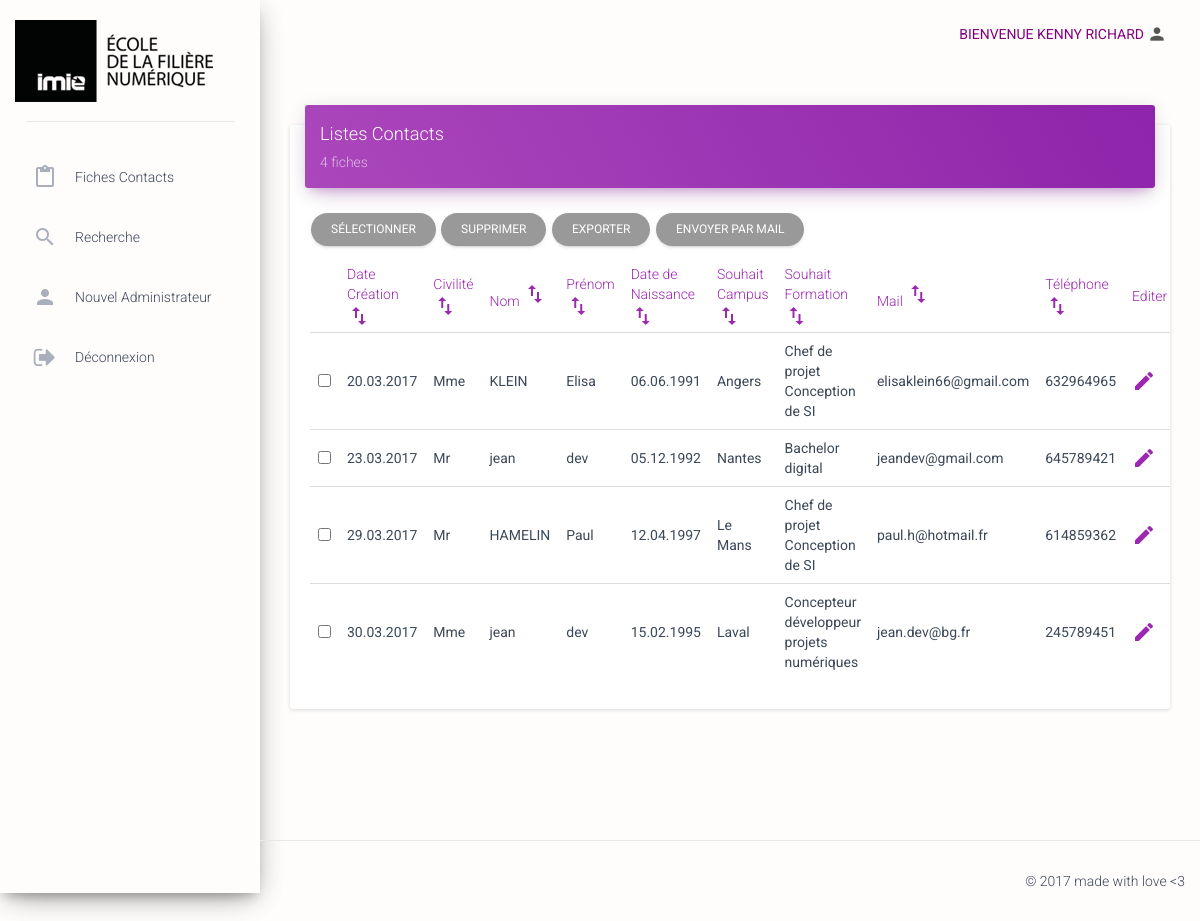
Screenshot of /admin/dashboard.php (signed in) with the database file from the repository.
### tables this page shows
CREATE TABLE IF NOT EXISTS `fiche_contact` (
  `id` int(11) NOT NULL,
  `civilite` int(2) NOT NULL,
  `nom` varchar(25) NOT NULL,
  `prenom` varchar(25) NOT NULL,
  `date_naissance` date NOT NULL,
  `tel` int(11) NOT NULL,
  `email` varchar(50) NOT NULL,
  `formation` varchar(25) DEFAULT NULL,
  `diplome_obtenu` varchar(25) NOT NULL,
  `etab_origine` varchar(25) NOT NULL,
  `info_imie` varchar(25) DEFAULT NULL,
  `disponibilite` varchar(50) NOT NULL,
  `date_formulaire` date NOT NULL,
  `id_campus_imie` int(11) NOT NULL,
  `id_statut` int(11) DEFAULT NULL,
  `id_formation` int(11) NOT NULL,
  `id_formation_1` int(11) DEFAULT NULL,
  `id_formation_2` int(11) DEFAULT NULL
);

CREATE TABLE IF NOT EXISTS `campus_imie` (
  `id` int(11) NOT NULL,
  `nom` varchar(25) DEFAULT NULL,
  `code_campus` varchar(25) DEFAULT NULL
);

CREATE TABLE IF NOT EXISTS `formation` (
  `id` int(11) NOT NULL,
  `nom` varchar(100) DEFAULT NULL,
  `code_formation` varchar(25) DEFAULT NULL
);

### models/repositories/ContactRepository.php (called while the page is built, shortened)
<?php
  class ContactRepository
  {
    public function getAll($pdo){
      $req = $pdo->query("SELECT id, civilite, nom, prenom, email, tel, id_campus_imie, id_formation, DATE_FORMAT(date_naissance, GET_FORMAT(DATE, 'EUR')) AS dateNaissance, DATE_FORMAT(date_formulaire, GET_FORMAT(DATE, 'EUR')) AS dateFormulaire FROM fiche_contact");
      $req->setFetchMode(PDO::FETCH_OBJ);
      $listContact = array();
      while ($obj = $req->fetch()){
        $idCampus = $obj->id_campus_imie;
        $idFormation = $obj->id_formation;
        $res = $pdo->query("SELECT nom FROM campus_imie WHERE id =".$idCampus);
          $res->setFetchMode(PDO::FETCH_OBJ);
          $obj2 = $res->fetch();
          $obj3 = $obj2->nom;
        $res2 = $pdo->query("SELECT nom FROM formation WHERE id =".$idFormation);
          $res2->setFetchMode(PDO::FETCH_OBJ);
          $obj4 = $res2->fetch();
          $obj5 = $obj4->nom;
        $contact = new FicheContact();
        $contact->setId($obj->id);
        $contact->setCivilite($obj->civilite);
        $contact->setPrenom($obj->prenom);
        $contact->setDateNaissance($obj->dateNaissance);
        $contact->setDateCreation($obj->dateFormulaire);
        $contact->setNom($obj->nom);
        $contact->setEmail($obj->email);
        $contact->setTel($obj->tel);
        $contact->setSite($obj3);
        $contact->setSouhait1($obj5);
        $listContact[] = $contact;
      }
      return $listContact;
    }
    public function getNb($pdo){
    $req = $pdo->prepare("SELECT count(id) FROM fiche_contact");
	$req->execute();
    $resultat = $req->fetch();
    return $resultat ;
    }
}

### models/entities/fichecontact.php (called while the page is built, shortened)
<?php
class FicheContact {
		protected $id;
		protected $civilite;
		protected $nom;
		protected $prenom;
		protected $dateNaissance;
		protected $tel;
		protected $email;
		protected $site;
		protected $souhait1;
		protected $dateCreation;
		public function getId() {
			return $this->id;
		}
		public function setId($id) {
			$this->id = $id;
		}
		public function getCivilite() {
			return $this->civilite;
		}
		public function setCivilite($civilite) {
			$this->civilite = $civilite;
		}
		public function getNom() {
			return $this->nom;
		}
		public function setNom($nom) {
			$this->nom = $nom;
		}
		public function getPrenom() {
			return $this->prenom;
		}
		public function setPrenom($prenom) {
			$this->prenom = $prenom;
		}
		public function getDateNaissance() {
			return $this->dateNaissance;
		}
		public function setDateNaissance($dateNaissance) {
			$this->dateNaissance = $dateNaissance;
		}
		public function getTel() {
			return $this->tel;
		}
		public function setTel($tel) {
			$this->tel = $tel;
		}
		public function getEmail() {
			return $this->email;
		}
		public function setEmail($email) {
			$this->email = $email;
		}
		public function getSite() {
			return $this->site;
		}
		public function setSite($site) {
			$this->site = $site;
		}
		public function getSouhait1() {
			return $this->souhait1;
		}
		public function setSouhait1($souhait1) {
			$this->souhait1 = $souhait1;
		}
		public function getDateCreation() {
			return $this->dateCreation;
		}
		public function setDateCreation($dateCreation) {
			$this->dateCreation = $dateCreation;
		}
	}

### admin/views/listContact.php (the view, shortened to what this page needs)
<div class="row">
  <div class="col-md-12">
    <div class="card">
      <div class="card-header" data-background-color="purple">
        <h4 class="title">Listes Contacts</h4>
          <p class="category"><?php echo $nbFiches[0]; ?> fiches</p>
      </div>
<div class="card-content table-responsive">
<form  action="./dashboard.php" method="post">
	<input type="button" id="toggle" value="Sélectionner" class="btn btn-default btn-round" onClick="select_all()" />
    <input type="submit" value="Supprimer" onclick="this.form.action.value='deleteContact';this.form.submit();" class="btn btn-default btn-round">
    <input type="submit" value="Exporter" onclick="this.form.action.value='export';this.form.submit();" class="btn btn-default btn-round">
    <input type="submit" value="Envoyer par mail" onclick="this.form.action.value='mailExport';this.form.submit();" class="btn btn-default btn-round">
<table class="table" id="table">
  <thead class="text-primary">
    <th></th>
    <th>Date Création <i class="material-icons">swap_vert</i></th>
    <th>Civilité <i class="material-icons">swap_vert</i></th>
    <th>Nom <i class="material-icons">swap_vert</i></th>
    <th>Prénom <i class="material-icons">swap_vert</i></th>
    <th>Date de Naissance <i class="material-icons">swap_vert</i></th>
    <th>Souhait Campus <i class="material-icons">swap_vert</i></th>
    <th>Souhait Formation <i class="material-icons">swap_vert</i></th>
    <th>Mail <i class="material-icons">swap_vert</i></th>
    <th>Téléphone <i class="material-icons">swap_vert</i></th>
    <th>Editer</th>
  </thead>
  <tbody>
    <?php
    foreach ($listContact as $contact) {
      echo '<tr>';
      echo '<td><label><input type="checkbox"  name="tabId[]" value=' . $contact->getId() .'></input></label></td>';
      echo '<td>' . $contact->getDateCreation() . '</td>';
      if($contact->getCivilite() ==1){
        echo '<td>Mr</td>';
      }else{
          echo '<td>Mme</td>';
        }
      echo '<td>' . $contact->getNom() . '</td>';
      echo '<td>' . $contact->getPrenom() . '</td>';
      echo '<td>' . $contact->getDateNaissance() . '</td>';
      echo '<td>' . $contact->getSite() . '</td>';
      echo '<td>' . $contact->getSouhait1() . '</td>';
      echo '<td>' . $contact->getEmail() . '</td>';
      echo '<td>' . $contact->getTel() . '</td>';
      echo '<td><a href="./dashboard.php?action=formEditContact&id=' . $contact->getId() . '""><i class="material-icons">create</i></a></td>';
      echo '</tr>';
    }
    ?>
  </tbody>
</table>
</form>
</div>
</div>
</div>
</div>

### admin/dashboard.php (shortened to what this page needs)
<link href="web/css/bootstrap.min.css" rel="stylesheet" />
<link href="web/css/material-dashboard.css" rel="stylesheet"/>
<link href="http://maxcdn.bootstrapcdn.com/font-awesome/latest/css/font-awesome.min.css" rel="stylesheet">
<?php
include_once('../models/entities/fichecontact.php');
include_once('../models/repositories/ContactRepository.php');
$pdo = PDOFactory::getMysqlConnection();
if (isset($_REQUEST['action'])) {
	$action = $_REQUEST['action'];
} else {
	$action = null;
}
switch ($action) {
	default:
		if(empty($_SESSION['mail'])) {
			$vue = "views/login.php";
		} else {
			$contactRepo = new ContactRepository();
			$listContact = $contactRepo -> getAll($pdo);
			$nbFiches = $contactRepo -> getNb($pdo);
			break;
		}
}
			include_once('layouts/layout.php');
?>

### admin/layouts/layout.php (shortened to what this page needs)
<!doctype html>
<html lang="fr">
<head>
</head>
<body>
	<div class="wrapper">
	    <div class="sidebar" data-image="./web/img/sidebar-3.jpg">
			<div class="logo">
				<img src="./web/img/logo_imie.png" class="simple-text">
			</div>
	    	<div class="sidebar-wrapper">
	            <ul class="nav">
	                <li>
	                    <a href="./dashboard.php?action=listContact" class="btn-menu2">
	                        <i class="material-icons">content_paste</i>
	                        <p>Fiches Contacts</p>
	                    </a>
	                </li>
	               	<li>
	                    <a href="./dashboard.php?action=recherche" class="btn-menu3">
	                        <i class="material-icons">search</i>
	                        <p>Recherche</p>
	                    </a>
	                </li>
	                <li>
	                    <a href="./dashboard.php?action=signin" class="btn-menu4">
	                        <i class="material-icons">person</i>
	                        <p>Nouvel Administrateur</p>
	                    </a>
	                </li>
	                <li>
	                    <a href="./dashboard.php?action=disconnect" class="btn-menu6">
	                        <i class="fa fa-sign-out"></i>
	                        <p>Déconnexion</p>
	                    </a>
	                </li>
	            </ul>
	    	</div>
	    </div>
	    <div class="main-panel">
			<nav class="navbar navbar-transparent navbar-absolute">
				<div class="container-fluid">
					<div class="collapse navbar-collapse">
						<ul class="nav navbar-nav navbar-right">
							<li class="dropdown">
								<a href="#" class="dropdown-toggle" data-toggle="dropdown">
								<label>Bienvenue <?php echo $_SESSION['prenom'] . ' ' . $_SESSION['nom']?></label>
									<i class="material-icons">person</i>
								</a>
							</li>
						</ul>
					</div>
				</div>
			</nav>
			<div class="content">
				<div class="container-fluid">
      				<?php include($vueAAfficher); ?>
      			</div>
			</div>
			<footer class="footer">
				<div class="container-fluid">
					<p class="copyright pull-right">
						&copy; <script>document.write(new Date().getFullYear())</script> made with love <3
					</p>
				</div>
			</footer>
</body>
</html>

### rows the page displays
fiche_contact: DateCreation "20.03.2017", civilite "Mme", nom "KLEIN", prenom "Elisa", DateNaissance "06.06.1991", id_campus_imie.nom "Angers", id_formation.nom "Chef de projet Conception de SI", email "elisaklein66@gmail.com", tel "632964965"
fiche_contact: DateCreation "23.03.2017", civilite "Mr", nom "jean", prenom "dev", DateNaissance "05.12.1992", id_campus_imie.nom "Nantes", id_formation.nom "Bachelor digital", email "jeandev@gmail.com", tel "645789421"
fiche_contact: DateCreation "29.03.2017", civilite "Mr", nom "HAMELIN", prenom "Paul", DateNaissance "12.04.1997", id_campus_imie.nom "Le Mans", id_formation.nom "Chef de projet Conception de SI", email "paul.h@hotmail.fr", tel "614859362"
fiche_contact: DateCreation "30.03.2017", civilite "Mme", nom "jean", prenom "dev", DateNaissance "15.02.1995", id_campus_imie.nom "Laval", id_formation.nom "Concepteur développeur projets numériques", email "jean.dev@bg.fr", tel "245789451"

### other values shown
$_SESSION['prenom'] "KENNY"
$_SESSION['nom'] "RICHARD"
$nbFiches[0] "4"
